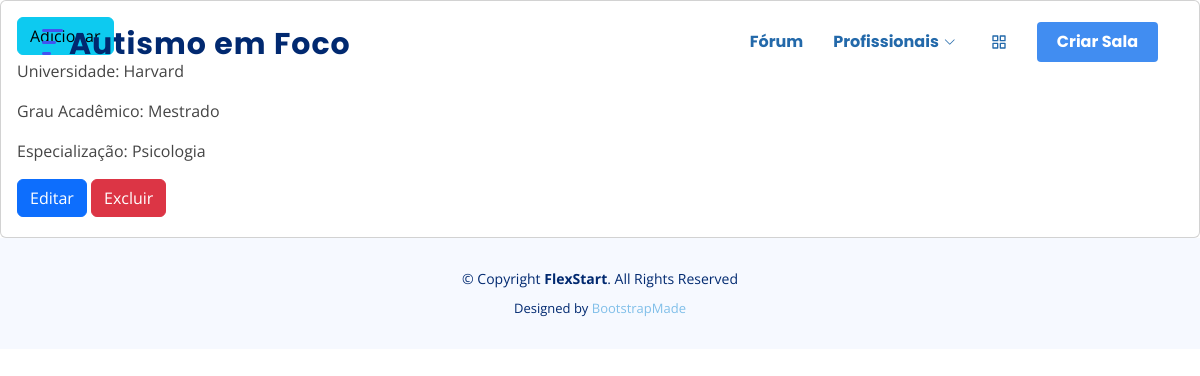
Page /formacao/listar/ (signed in) on the earlier database version.
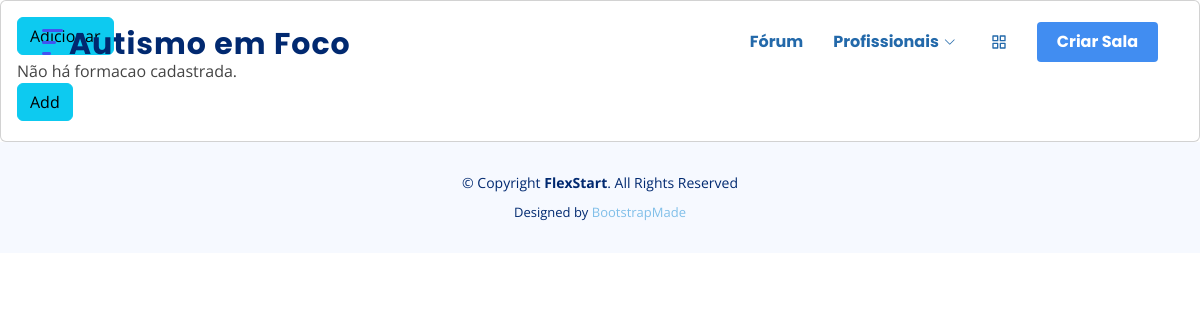
Same page on the later database version.
### formacao/models.py (models this page shows, shortened)
class Formacao(models.Model):
    universidade = models.CharField(max_length=150)
    grau_academico = models.CharField(max_length=100)
    especializacao = models.CharField(max_length=100, null=True)

### formacao/views.py (the view)
# urls.py: path('listar/', views.listarFormacaoAcademica, name='listar'),
@login_required
def listarFormacaoAcademica(request):
    formacao = Formacao.objects.all()
    return render(request, 'formacao/listar.html', {'formacao': formacao})

### formacao/templates/formacao/listar.html (shortened to what this page needs)
{% extends 'geral/base.html' %}
{% load static %}
{% if user.is_authenticated %}
{% block content %}
<div class="row">
    <div class="col-12">
        <div class="card">
            <div class="card-body">
                <div class="text-right mr-3">
                    <a href="/formacao/criar/{{ formacao.id }}">
                        <button type="button" class="btn mb-1 btn-info">
                            Adicionar <span class="btn-icon-right"></span>
                        </button>
                    </a>
                </div>
                {% if formacao %}
                    {% for f in formacao %}
                <div class="formacao-lista">
                       <p>Universidade: {{ f.universidade }} </p>
                       <p>Grau Acadêmico: {{ f.grau_academico }} </p>
                       <p>Especialização: {{ f.especializacao }} </p>
                         <div class="text-right mr-3">
                            <a href="/formacao/editar/{{ f.id }}">
                                <button type="button" class="btn mb-1 btn-primary">
                                    Editar <span class="btn-icon-right">  </span>
                                </button>
                            </a>
                            <a href="/formacao/excluir/{{ f.id }}">
                                <button type="button" class="btn mb-1 btn-danger">
                                    Excluir <span class="btn-icon-right">  </span>
                                </button>
                            </a>
                            </div>
                        </div>
                            {% endfor %}
                            {% else %}
                                Não há formacao cadastrada.
                                <div class="text-right mr-3">
                                    <a href="/formacao/criar/{{ f.id }}">
                                        <button type="button" class="btn mb-1 btn-info">
                                            Add <span class="btn-icon-right"></span>
                                        </button>
                                    </a>
                                </div>
                            {% endif %}
                </div>
            </div>
        </div>
    </div>
{% endblock %}
    {% else %}
        <a href="/accounts/login"> </a>
    {% endif %}

Differences in the rows shown:
removed Formacao: universidade "Harvard", grau_academico "Mestrado", especializacao "Psicologia"
Other differences:
text now shown: "Não há formacao cadastrada. Add"
